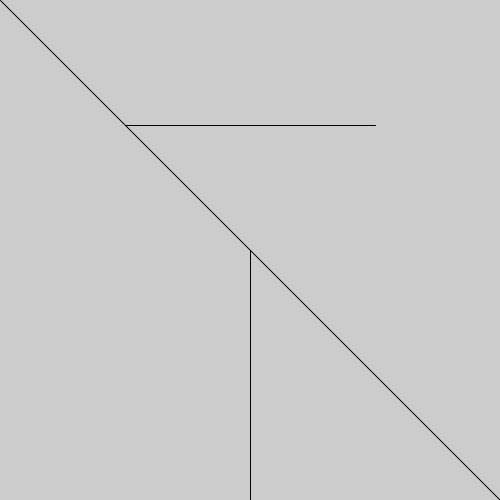
Frame 1 (no input)
Frame 60 (the mouse pressed at the canvas centre just before this capture): identical to frame 1, image omitted
Frame 120 (the mouse held since frame 60 and released just before this capture): identical to frame 1, image omitted

The Processing sketch that drew this single still picture (run headless with seeded random() and noise(); from frame 60 on, the mouse is pressed at the canvas centre):

// Processing sketch: sketch__fixed_Mouse_Positioned_script__a_lil_lost_on_this_one_
// ── sketch__fixed_Mouse_Positioned_script__a_lil_lost_on_this_one_.pde
 color backgroundColor = #cccccc;
 void setup () {
  size (500,500);
}

void draw () {
   background(backgroundColor);
  line(0, 0, width, height);
  line(width*0.50, height*0.50, width/2, height);
  line(width*0.25, height*0.25, width*0.75, height*0.25);
}
 void mouseClicked(){
   backgroundColor = color(random(28, 180),
                     random(28, 180),
                     random(28, 180),
                     random(1, 27));
 }
